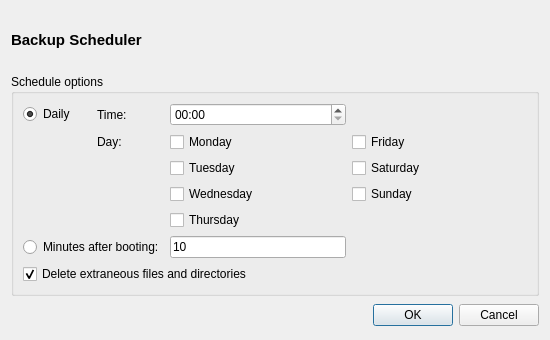
<ui version="4.0" >
 <class>ScheduleDialog</class>
 <widget class="QDialog" name="ScheduleDialog" >
  <property name="windowModality" >
   <enum>Qt::ApplicationModal</enum>
  </property>
  <property name="geometry" >
   <rect>
    <x>0</x>
    <y>0</y>
    <width>550</width>
    <height>340</height>
   </rect>
  </property>
  <property name="sizePolicy" >
   <sizepolicy vsizetype="Fixed" hsizetype="Fixed" >
    <horstretch>0</horstretch>
    <verstretch>0</verstretch>
   </sizepolicy>
  </property>
  <property name="minimumSize" >
   <size>
    <width>550</width>
    <height>340</height>
   </size>
  </property>
  <property name="maximumSize" >
   <size>
    <width>550</width>
    <height>340</height>
   </size>
  </property>
  <property name="acceptDrops" >
   <bool>false</bool>
  </property>
  <property name="windowTitle" >
   <string>Backup Scheduler</string>
  </property>
  <property name="sizeGripEnabled" >
   <bool>false</bool>
  </property>
  <property name="modal" >
   <bool>false</bool>
  </property>
  <layout class="QGridLayout" >
   <item row="0" column="0" >
    <layout class="QHBoxLayout" >
     <item>
      <widget class="QLabel" name="labelTitle" >
       <property name="font" >
        <font>
         <pointsize>11</pointsize>
         <weight>75</weight>
         <bold>true</bold>
        </font>
       </property>
       <property name="text" >
        <string>Backup Scheduler</string>
       </property>
      </widget>
     </item>
     <item>
      <spacer>
       <property name="orientation" >
        <enum>Qt::Horizontal</enum>
       </property>
       <property name="sizeHint" >
        <size>
         <width>331</width>
         <height>20</height>
        </size>
       </property>
      </spacer>
     </item>
    </layout>
   </item>
   <item row="1" column="0" >
    <widget class="QGroupBox" name="groupBoxSchedule" >
     <property name="enabled" >
      <bool>true</bool>
     </property>
     <property name="title" >
      <string>Schedule options</string>
     </property>
     <layout class="QGridLayout" >
      <item row="0" column="0" >
       <widget class="QRadioButton" name="radioButtonDaily" >
        <property name="text" >
         <string>Daily</string>
        </property>
        <property name="checked" >
         <bool>true</bool>
        </property>
       </widget>
      </item>
      <item row="0" column="1" >
       <widget class="QLabel" name="labelTime" >
        <property name="text" >
         <string>Time:</string>
        </property>
       </widget>
      </item>
      <item row="0" column="2" >
       <widget class="QTimeEdit" name="timeEditTime" >
        <property name="sizePolicy" >
         <sizepolicy vsizetype="Preferred" hsizetype="Minimum" >
          <horstretch>0</horstretch>
          <verstretch>0</verstretch>
         </sizepolicy>
        </property>
        <property name="displayFormat" >
         <string>hh:mm</string>
        </property>
        <property name="time" >
         <time>
          <hour>0</hour>
          <minute>0</minute>
          <second>0</second>
         </time>
        </property>
       </widget>
      </item>
      <item row="0" column="3" >
       <spacer>
        <property name="orientation" >
         <enum>Qt::Horizontal</enum>
        </property>
        <property name="sizeHint" >
         <size>
          <width>40</width>
          <height>20</height>
         </size>
        </property>
       </spacer>
      </item>
      <item row="1" column="1" >
       <widget class="QLabel" name="labelDate" >
        <property name="text" >
         <string>Day:</string>
        </property>
       </widget>
      </item>
      <item row="1" column="2" >
       <widget class="QCheckBox" name="checkBoxMonday" >
        <property name="text" >
         <string>Monday</string>
        </property>
       </widget>
      </item>
      <item row="1" column="3" >
       <widget class="QCheckBox" name="checkBoxFriday" >
        <property name="text" >
         <string>Friday</string>
        </property>
       </widget>
      </item>
      <item row="2" column="2" >
       <widget class="QCheckBox" name="checkBoxTuesday" >
        <property name="text" >
         <string>Tuesday</string>
        </property>
       </widget>
      </item>
      <item row="2" column="3" >
       <widget class="QCheckBox" name="checkBoxSaturday" >
        <property name="text" >
         <string>Saturday</string>
        </property>
       </widget>
      </item>
      <item row="3" column="2" >
       <widget class="QCheckBox" name="checkBoxWednesday" >
        <property name="text" >
         <string>Wednesday</string>
        </property>
       </widget>
      </item>
      <item row="3" column="3" >
       <widget class="QCheckBox" name="checkBoxSunday" >
        <property name="text" >
         <string>Sunday</string>
        </property>
       </widget>
      </item>
      <item row="4" column="2" >
       <widget class="QCheckBox" name="checkBoxThursday" >
        <property name="text" >
         <string>Thursday</string>
        </property>
       </widget>
      </item>
      <item row="5" column="0" colspan="2" >
       <widget class="QRadioButton" name="radioButtonMinutesAfterBooting" >
        <property name="enabled" >
         <bool>true</bool>
        </property>
        <property name="text" >
         <string>Minutes after booting:</string>
        </property>
       </widget>
      </item>
      <item row="5" column="2" >
       <widget class="QLineEdit" name="lineEditMinutesAfterBooting" >
        <property name="enabled" >
         <bool>true</bool>
        </property>
        <property name="text" >
         <string>10</string>
        </property>
       </widget>
      </item>
      <item row="6" column="0" colspan="4" >
       <widget class="QCheckBox" name="checkBoxDeleteExtraneous" >
        <property name="text" >
         <string>Delete extraneous files and directories</string>
        </property>
        <property name="checked" >
         <bool>true</bool>
        </property>
       </widget>
      </item>
     </layout>
    </widget>
   </item>
   <item row="2" column="0" >
    <layout class="QHBoxLayout" >
     <item>
      <spacer>
       <property name="orientation" >
        <enum>Qt::Horizontal</enum>
       </property>
       <property name="sizeHint" >
        <size>
         <width>311</width>
         <height>27</height>
        </size>
       </property>
      </spacer>
     </item>
     <item>
      <widget class="QDialogButtonBox" name="buttonBox" >
       <property name="standardButtons" >
        <set>QDialogButtonBox::Cancel|QDialogButtonBox::NoButton|QDialogButtonBox::Ok</set>
       </property>
      </widget>
     </item>
    </layout>
   </item>
  </layout>
 </widget>
 <tabstops>
  <tabstop>radioButtonDaily</tabstop>
  <tabstop>timeEditTime</tabstop>
  <tabstop>checkBoxMonday</tabstop>
  <tabstop>checkBoxTuesday</tabstop>
  <tabstop>checkBoxWednesday</tabstop>
  <tabstop>checkBoxThursday</tabstop>
  <tabstop>checkBoxFriday</tabstop>
  <tabstop>checkBoxSaturday</tabstop>
  <tabstop>checkBoxSunday</tabstop>
  <tabstop>radioButtonMinutesAfterBooting</tabstop>
  <tabstop>lineEditMinutesAfterBooting</tabstop>
 </tabstops>
 <resources/>
 <connections>
  <connection>
   <sender>buttonBox</sender>
   <signal>rejected()</signal>
   <receiver>ScheduleDialog</receiver>
   <slot>close()</slot>
   <hints>
    <hint type="sourcelabel" >
     <x>435</x>
     <y>316</y>
    </hint>
    <hint type="destinationlabel" >
     <x>274</x>
     <y>169</y>
    </hint>
   </hints>
  </connection>
 </connections>
</ui>
